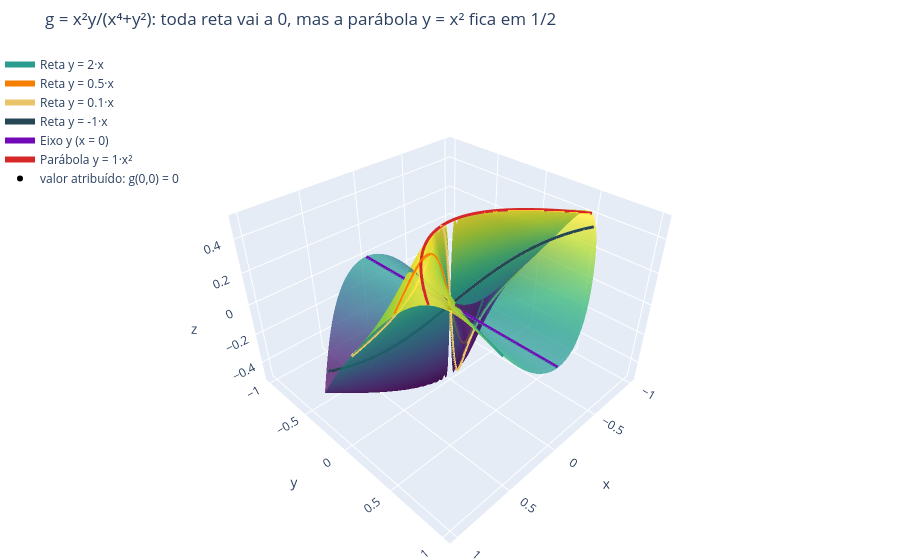

The code cell stored with this chart in its notebook:
### Markdown cell above
#### Análise na mão ✍️

**Passo 1: todas as retas dão 0.** Com $x = t$, $y = mt$ e $m \ne 0$:

$$g(t,\, mt) = \frac{t^2 \cdot mt}{t^4 + m^2t^2} = \frac{m\,t^3}{t^2\,(t^2 + m^2)} = \frac{m\,t}{t^2 + m^2} \;\xrightarrow{\;t\to0\;}\; \frac{0}{m^2} = 0.$$

Os eixos também dão 0: $g(t, 0) = 0$ e $g(0, t) = 0$. **Toda reta** pela origem concorda com o valor 0, e são infinitas.

**Passo 2: a parábola $y = x^2$ discorda.**

$$g(t,\, t^2) = \frac{t^2 \cdot t^2}{t^4 + t^4} = \frac{t^4}{2t^4} = \frac12 \;\to\; \frac12 \ne 0.$$

Mais geralmente, $g(t,\, kt^2) = \dfrac{k\,t^4}{t^4 + k^2t^4} = \dfrac{k}{1 + k^2}$: cada parábola $y = kx^2$ é uma **curva de nível** de $g$. Elas fazem aqui o papel que as retas faziam na $f_2$.

**Conclusão:** pelo critério dos dois caminhos (item 2), eixo $x$ com 0 e parábola $y = x^2$ com $\tfrac12$, **o limite de $g$ em $(0,0)$ não existe**, apesar de todas as retas concordarem.

**Passo 3: a "crista" que toda reta atravessa.** Na reta $y = mx$ (com $m > 0$), a altura $\dfrac{m\,t}{t^2 + m^2}$ é 0 em $t = 0$, **sobe até $\tfrac12$** e depois volta a cair. Derivando em $t$:

$$\frac{d}{dt}\,\frac{m\,t}{t^2 + m^2} = \frac{m\,(m^2 - t^2)}{(t^2 + m^2)^2} = 0 \iff t = m, \qquad \text{altura máxima} = \frac{m \cdot m}{m^2 + m^2} = \frac12.$$

E o ponto $(m,\, m^2)$ é exatamente onde a reta $y = mx$ **cruza a parábola** $y = x^2$. A superfície tem uma **crista de altura $\tfrac12$** em cima da parábola. Toda reta passa por ela uma vez e depois desce até 0. Quanto menor o $m$, mais perto da origem fica esse cruzamento, mas ele **nunca desaparece**. Por isso, em **todo** disco em volta da origem, por menor que seja, há pontos com $g = \tfrac12$ (na crista) e com $g = 0$ (nos eixos). Pelo mesmo argumento do item 2 (passo 3 da $f_2$), nenhum $\delta$ funciona para $\varepsilon \le \tfrac14$.

**Passo 4: por que "toda direção dá 0" não basta.** Em polares,

$$g = \frac{r\,\cos^2\theta\,\sin\theta}{r^2\cos^4\theta + \sin^2\theta}.$$

Para cada direção $\theta$ **fixa** (com $\sin\theta \ne 0$), o denominador tende a $\sin^2\theta > 0$ e $g \to 0$. Isso é só uma reformulação de "toda reta dá 0". Mas a convergência **não é uniforme**: quando $\theta$ também se aproxima de 0 na medida certa, como acontece ao longo da parábola, o denominador fica tão pequeno quanto o numerador. Não existe limitante $g(r) \to 0$ que valha para todo $\theta$ ao mesmo tempo, que era o que fazia a prova da $f_1$ funcionar.

### Code cell
# 💻 g: todas as retas vão a 0, a parábola y = x² fica na altura 1/2 (arraste para girar)
CASOS_G = [
    ('Reta y = m·x',       2.0,  '#2a9d8f'),
    ('Reta y = m·x',       0.5,  '#f77f00'),
    ('Reta y = m·x',       0.1,  '#e9c46a'),
    ('Reta y = m·x',      -1.0,  '#264653'),
    ('Eixo y (x = 0)',     0,    '#7209b7'),
    ('Parábola y = k·x²',  1.0,  '#d62828'),     # a crista: o caminho que discorda
]
mostrar_trajetorias('g', CASOS_G, 'g = x²y/(x⁴+y²): toda reta vai a 0, mas a parábola y = x² fica em 1/2')

### Figure 1 — Plotly figure (JSON) as saved in the notebook; plotly's stock layout.template omitted (floating-point values rounded to 4 significant figures; data arrays with more than 128 entries replaced by an {"elided": "..."} marker saying what was removed)
{"data": [{"colorscale": [[0, "#440154"], [0.1111, "#482878"], [0.2222, "#3e4989"], [0.3333, "#31688e"], [0.4444, "#26828e"], [0.5556, "#1f9e89"], [0.6667, "#35b779"], [0.7778, "#6ece58"], [0.8889, "#b5de2b"], [1, "#fde725"]], "hovertemplate": "x=%{x:.3f}<br>y=%{y:.3f}<br>z=%{z:.4f}", "name": "z = f(x,y)", "opacity": 0.75, "showscale": false, "type": "surface", "x": {"elided": "145x90 float values"}, "y": {"elided": "145x90 float values"}, "z": {"elided": "145x90 float values"}}, {"line": {"color": "#2a9d8f", "width": 6}, "mode": "lines", "name": "Reta y = 2·x", "type": "scatter3d", "x": {"elided": "1402 float values"}, "y": {"elided": "1402 float values"}, "z": {"elided": "1402 float values"}}, {"line": {"color": "#f77f00", "width": 6}, "mode": "lines", "name": "Reta y = 0.5·x", "type": "scatter3d", "x": {"elided": "1402 float values"}, "y": {"elided": "1402 float values"}, "z": {"elided": "1402 float values"}}, {"line": {"color": "#e9c46a", "width": 6}, "mode": "lines", "name": "Reta y = 0.1·x", "type": "scatter3d", "x": {"elided": "1402 float values"}, "y": {"elided": "1402 float values"}, "z": {"elided": "1402 float values"}}, {"line": {"color": "#264653", "width": 6}, "mode": "lines", "name": "Reta y = -1·x", "type": "scatter3d", "x": {"elided": "1402 float values"}, "y": {"elided": "1402 float values"}, "z": {"elided": "1402 float values"}}, {"line": {"color": "#7209b7", "width": 6}, "mode": "lines", "name": "Eixo y (x = 0)", "type": "scatter3d", "x": {"elided": "1402 int values"}, "y": {"elided": "1402 float values"}, "z": {"elided": "1402 int values"}}, {"line": {"color": "#d62828", "width": 6}, "mode": "lines", "name": "Parábola y = 1·x²", "type": "scatter3d", "x": {"elided": "1402 float values"}, "y": {"elided": "1402 float values"}, "z": {"elided": "1402 float values"}}, {"marker": {"color": "black", "size": 6}, "mode": "markers", "name": "valor atribuído: g(0,0) = 0", "type": "scatter3d", "x": [0], "y": [0], "z": [0]}], "layout": {"height": 560, "legend": {"bgcolor": "rgba(255,255,255,0.7)", "x": 0, "y": 1}, "margin": {"b": 0, "l": 0, "r": 0, "t": 50}, "scene": {"aspectmode": "manual", "aspectratio": {"x": 1, "y": 1, "z": 0.7}, "xaxis": {"title": {"text": "x"}}, "yaxis": {"title": {"text": "y"}}, "zaxis": {"title": {"text": "z"}}}, "title": {"text": "g = x²y/(x⁴+y²): toda reta vai a 0, mas a parábola y = x² fica em 1/2"}}}
